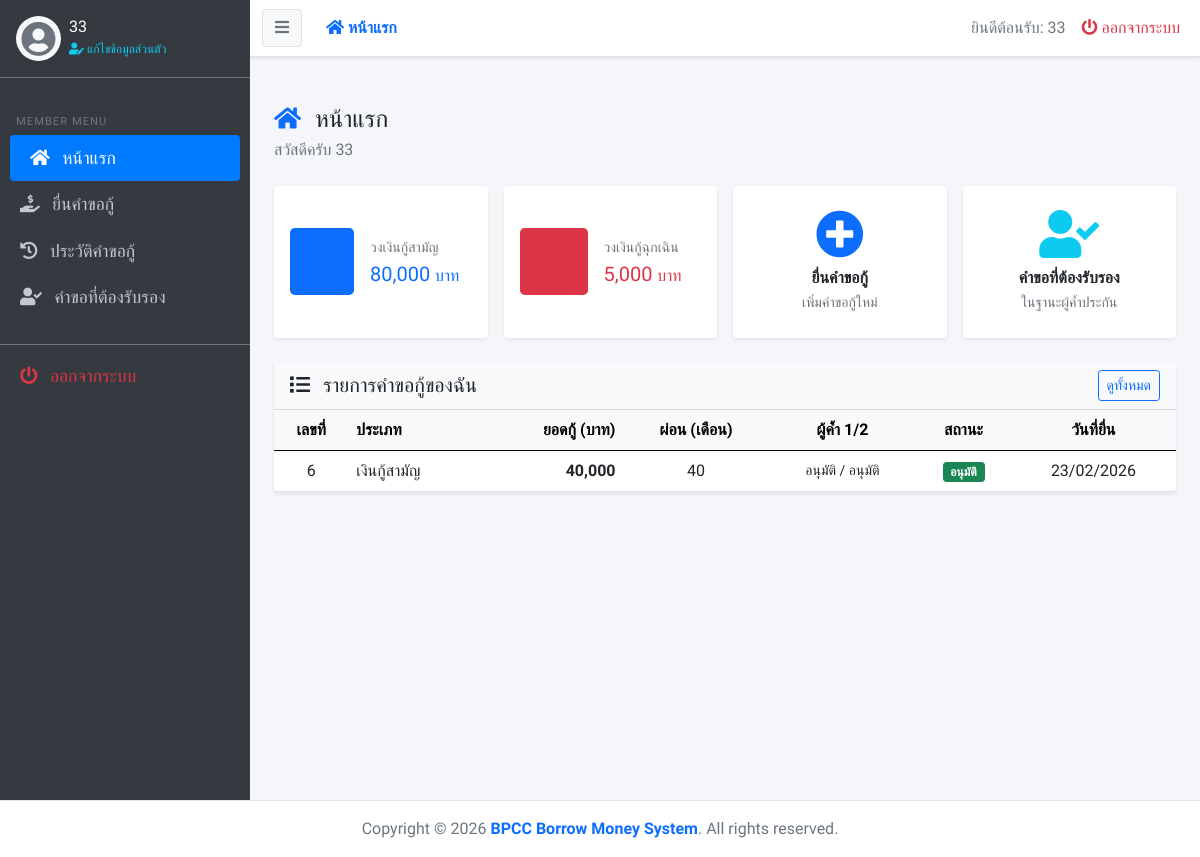
/user/index.php (signed in), run on the app's committed database.
### tables this page shows
CREATE TABLE `member` (
  `mem_id` varchar(13) NOT NULL,
  `mem_name` varchar(80) NOT NULL,
  `mem_address` text NOT NULL,
  `mem_phone` varchar(10) NOT NULL,
  `mem_status` int(1) UNSIGNED NOT NULL COMMENT '0=แอดมิน, 1=พนักงานคีย์ข้อมูล, 2=ครู, 3=เจ้าหน้าที่',
  `mem_username` varchar(20) NOT NULL,
  `mem_password` varchar(255) NOT NULL,
  `mem_amount_stock` int(10) UNSIGNED NOT NULL COMMENT 'จำนวนหุ้น',
  `mem_common_credit` int(10) UNSIGNED NOT NULL,
  `mem_emergency_credit` int(10) UNSIGNED NOT NULL,
  `mem_register_date` datetime NOT NULL
);

CREATE TABLE `borrow_request` (
  `br_id` int(10) UNSIGNED NOT NULL,
  `mem_id` varchar(13) NOT NULL,
  `br_type` varchar(50) NOT NULL COMMENT 'ชนิดการกู้เงิน',
  `br_amount` int(10) UNSIGNED NOT NULL,
  `br_months_pay` int(10) UNSIGNED NOT NULL,
  `guarantee_type` varchar(50) NOT NULL COMMENT 'ชนิดการค้ำประกัน',
  `guarantor_1` varchar(80) NOT NULL COMMENT 'ผู้ค้ำประกัน',
  `guarantor_2` varchar(80) NOT NULL COMMENT 'ผู้ค้ำประกัน',
  `guarantor_1_id` varchar(13) DEFAULT NULL COMMENT 'mem_id ผู้ค้ำคนที่ 1',
  `guarantor_2_id` varchar(13) DEFAULT NULL COMMENT 'mem_id ผู้ค้ำคนที่ 2',
  `guarantor_1_approve` tinyint(1) UNSIGNED DEFAULT 0 COMMENT '0=รอ 1=อนุมัติ 2=ไม่อนุมัติ',
  `guarantor_2_approve` tinyint(1) UNSIGNED DEFAULT 0 COMMENT '0=รอ 1=อนุมัติ 2=ไม่อนุมัติ',
  `guarantor_1_approve_date` datetime DEFAULT NULL,
  `guarantor_2_approve_date` datetime DEFAULT NULL,
  `br_details` text NOT NULL,
  `br_respond` text NOT NULL COMMENT 'ข้อความตอบกลับจากเจ้าหน้าที่',
  `br_status` tinyint(1) UNSIGNED NOT NULL,
  `br_approve_by` varchar(13) NOT NULL,
  `br_interest_rate` float UNSIGNED NOT NULL COMMENT 'อัตราดอกเบี้ย',
  `br_date_request` datetime NOT NULL,
  `br_date_approve` datetime NOT NULL
);

### user/index.php (the view, shortened to what this page needs)
<?php
$menu = "index";
include('../includes/header.php');
$mem_id = mysqli_real_escape_string($condb, $_SESSION['mem_id']);
$sql_mem = "SELECT mem_name, mem_common_credit, mem_emergency_credit FROM member WHERE mem_id = '$mem_id'";
$rs_mem = mysqli_query($condb, $sql_mem);
$member = mysqli_fetch_assoc($rs_mem);
$sql_br = "SELECT * FROM borrow_request WHERE mem_id = '$mem_id' ORDER BY br_id DESC LIMIT 10";
$rs_br = mysqli_query($condb, $sql_br);
function getTypeLabel($t) {
    return $t == 1 ? 'เงินกู้สามัญ' : 'เงินกู้ฉุกเฉิน';
}
function getStatusBadge($s) {
    if ($s == 1) return '<span class="badge bg-success">อนุมัติ</span>';
    return '-';
}
?>
<section class="content">
  <div class="container-fluid py-4">
    <div class="row mb-4">
      <div class="col-12">
        <h4 class="mb-1"><i class="fas fa-home me-2 text-primary"></i> หน้าแรก</h4>
        <p class="text-muted mb-0">สวัสดีครับ <?php echo htmlspecialchars($member['mem_name']); ?></p>
      </div>
    </div>
    <div class="row g-3 mb-4">
      <div class="col-md-6 col-xl-3">
        <div class="card border-0 shadow-sm h-100">
          <div class="card-body d-flex align-items-center">
            <div class="flex-shrink-0 bg-primary bg-opacity-10 rounded-3 p-3 me-3">
              <i class="fas fa-wallet text-primary fa-2x"></i>
            </div>
            <div>
              <p class="text-muted small mb-1">วงเงินกู้สามัญ</p>
              <h5 class="mb-0 text-primary"><?php echo number_format((int)$member['mem_common_credit']); ?> <small class="fs-6 fw-normal">บาท</small></h5>
            </div>
          </div>
        </div>
      </div>
      <div class="col-md-6 col-xl-3">
        <div class="card border-0 shadow-sm h-100">
          <div class="card-body d-flex align-items-center">
            <div class="flex-shrink-0 bg-danger bg-opacity-10 rounded-3 p-3 me-3">
              <i class="fas fa-first-aid text-danger fa-2x"></i>
            </div>
            <div>
              <p class="text-muted small mb-1">วงเงินกู้ฉุกเฉิน</p>
              <h5 class="mb-0 text-danger"><?php echo number_format((int)$member['mem_emergency_credit']); ?> <small class="fs-6 fw-normal">บาท</small></h5>
            </div>
          </div>
        </div>
      </div>
      <div class="col-md-6 col-xl-3">
        <a href="borrow.php" class="text-decoration-none">
          <div class="card border-0 shadow-sm h-100 border-primary border-2 hover-shadow">
            <div class="card-body d-flex align-items-center justify-content-center text-center">
              <div>
                <i class="fas fa-plus-circle text-primary fa-3x mb-2"></i>
                <p class="mb-0 fw-bold text-dark">ยื่นคำขอกู้</p>
                <small class="text-muted">เพิ่มคำขอกู้ใหม่</small>
              </div>
            </div>
          </div>
        </a>
      </div>
      <div class="col-md-6 col-xl-3">
        <a href="guarantor.php" class="text-decoration-none">
          <div class="card border-0 shadow-sm h-100">
            <div class="card-body d-flex align-items-center justify-content-center text-center">
              <div>
                <i class="fas fa-user-check text-info fa-3x mb-2"></i>
                <p class="mb-0 fw-bold text-dark">คำขอที่ต้องรับรอง</p>
                <small class="text-muted">ในฐานะผู้ค้ำประกัน</small>
              </div>
            </div>
          </div>
        </a>
      </div>
    </div>
    <div class="card border-0 shadow-sm">
      <div class="card-header bg-light d-flex justify-content-between align-items-center">
        <h5 class="mb-0"><i class="fas fa-list me-2"></i> รายการคำขอกู้ของฉัน</h5>
        <a href="history.php" class="btn btn-sm btn-outline-primary">ดูทั้งหมด</a>
      </div>
      <div class="card-body p-0">
        <?php if (mysqli_num_rows($rs_br) > 0): ?>
        <div class="table-responsive">
          <table class="table table-hover align-middle mb-0">
            <thead class="table-light">
              <tr>
                <th class="text-center">เลขที่</th>
                <th>ประเภท</th>
                <th class="text-end">ยอดกู้ (บาท)</th>
                <th class="text-center">ผ่อน (เดือน)</th>
                <th class="text-center">ผู้ค้ำ 1/2</th>
                <th class="text-center">สถานะ</th>
                <th class="text-center">วันที่ยื่น</th>
              </tr>
            </thead>
            <tbody>
              <?php while ($row = mysqli_fetch_assoc($rs_br)):
                $g1 = array_key_exists('guarantor_1_approve', $row) ? (int)$row['guarantor_1_approve'] : -1;
                $g2 = array_key_exists('guarantor_2_approve', $row) ? (int)$row['guarantor_2_approve'] : -1;
                $g1txt = $g1 === 0 ? 'รอ' : ($g1 === 1 ? 'อนุมัติ' : ($g1 === 2 ? 'ไม่อนุมัติ' : '-'));
                $g2txt = $g2 === 0 ? 'รอ' : ($g2 === 1 ? 'อนุมัติ' : ($g2 === 2 ? 'ไม่อนุมัติ' : '-'));
              ?>
              <tr>
                <td class="text-center"><?php echo (int)$row['br_id']; ?></td>
                <td><?php echo getTypeLabel($row['br_type']); ?></td>
                <td class="text-end fw-bold"><?php echo number_format($row['br_amount']); ?></td>
                <td class="text-center"><?php echo (int)$row['br_months_pay']; ?></td>
                <td class="text-center small"><?php echo $g1txt; ?> / <?php echo $g2txt; ?></td>
                <td class="text-center"><?php echo getStatusBadge($row['br_status']); ?></td>
                <td class="text-center"><?php echo date('d/m/Y', strtotime($row['br_date_request'])); ?></td>
              </tr>
              <?php endwhile; ?>
            </tbody>
          </table>
        </div>
        <?php endif; ?>
      </div>
    </div>
  </div>
</section>
<?php include('../includes/footer.php'); ?>

### includes/header.php (shortened to what this page needs)
<!DOCTYPE html>
<html lang="th">
<head>
  <link rel="stylesheet" href="../assets/plugins/bootstrap-5/bootstrap.min.css">
  <link rel="stylesheet" href="../assets/plugins/fontawesome-free/css/all.min.css">
  <link rel="stylesheet" href="../assets/plugins/datatables/css/dataTables.bootstrap5.min.css">
  <link rel="stylesheet" href="../assets/css/custom.css">
</head>
<body>
<div class="wrapper">
    <?php include(__DIR__ . '/sidebar.php'); ?>
    <div id="content">
        <?php include(__DIR__ . '/navbar.php'); ?>
        <div class="container-fluid py-4">

### includes/sidebar.php (shortened to what this page needs)
<nav id="sidebar">
    <div class="p-3 border-bottom border-secondary">
        <div class="d-flex align-items-center">
            <div class="flex-shrink-0">
                <div class="bg-light rounded-circle d-flex align-items-center justify-content-center shadow-sm" style="width: 45px; height: 45px;">
                    <i class="fas fa-user-circle text-secondary" style="font-size: 35px;"></i>
                </div>
            </div>
            <div class="flex-grow-1 ms-2 overflow-hidden">
                <h6 class="mb-0 text-white text-truncate"><?php echo htmlspecialchars($_SESSION['mem_name']); ?></h6>
                <small>
                    <a href="#" class="text-info text-decoration-none" style="font-size: 0.75rem;" data-bs-toggle="modal" data-bs-target="#profileModal">
                        <i class="fas fa-user-edit"></i> แก้ไขข้อมูลส่วนตัว
                    </a>
                </small>
            </div>
        </div>
    </div>
    <ul class="list-unstyled components">
        <?php if ($_SESSION["mem_status"] == 0 || $_SESSION["mem_status"] == 1) { ?>
            <li class="px-3 pb-1 text-uppercase text-muted" style="font-size: 0.7rem; letter-spacing: 1px;">Management</li>
            <li class="<?php echo ($menu == 'index') ? 'active' : ''; ?>">
                <a href="index.php"><i class="fas fa-chart-line me-2"></i> แผงควบคุม</a>
            </li>
            <li class="<?php echo ($menu == 'member') ? 'active' : ''; ?>">
                <a href="list_mem.php"><i class="fas fa-users me-2"></i> จัดการสมาชิก</a>
            </li>
            <li class="<?php echo ($menu == 'borrow_request') ? 'active' : ''; ?>">
                <a href="borrow_request.php"><i class="fas fa-file-signature me-2"></i> รายการคำขอกู้</a>
            </li>
            <li class="<?php echo ($menu == 'mustpay') ? 'active' : ''; ?>">
                <a href="mustpay.php"><i class="fas fa-calendar-check me-2"></i> รายการค้างชำระ</a>
            </li>
            <?php if ($_SESSION["mem_status"] == 0) { ?>
            <li class="<?php echo ($menu == 'system') ? 'active' : ''; ?>">
                <a href="system.php"><i class="fas fa-cogs me-2 text-warning"></i> ตั้งค่าระบบ</a>
            </li>
            <?php } ?>
            <li class="px-3 pt-3 pb-1 text-uppercase text-muted" style="font-size: 0.7rem; letter-spacing: 1px;">Reports</li>
            <li class="<?php echo ($menu == 'report_d') ? 'active' : ''; ?>">
                <a href="report_d.php"><i class="fas fa-calendar-day me-2 text-info"></i> รายงานรายวัน</a>
            </li>
            <li class="<?php echo ($menu == 'report_m') ? 'active' : ''; ?>">
                <a href="report_m.php"><i class="fas fa-calendar-alt me-2 text-warning"></i> รายงานรายเดือน</a>
            </li>
            <li class="<?php echo ($menu == 'report_y') ? 'active' : ''; ?>">
                <a href="report_y.php"><i class="fas fa-table me-2 text-success"></i> รายงานรายปี</a>
            </li>
        <?php } else { ?>
            <li class="px-3 pt-3 pb-1 text-uppercase text-muted" style="font-size: 0.7rem; letter-spacing: 1px;">Member Menu</li>
            <li class="<?php echo ($menu == 'index') ? 'active' : ''; ?>">
                <a href="index.php"><i class="fas fa-home me-2"></i> หน้าแรก</a>
            </li>
            <li class="<?php echo ($menu == 'borrow') ? 'active' : ''; ?>">
                <a href="borrow.php"><i class="fas fa-hand-holding-usd me-2"></i> ยื่นคำขอกู้</a>
            </li>
            <li class="<?php echo ($menu == 'history') ? 'active' : ''; ?>">
                <a href="history.php"><i class="fas fa-history me-2"></i> ประวัติคำขอกู้</a>
            </li>
            <li class="<?php echo ($menu == 'guarantor') ? 'active' : ''; ?>">
                <a href="guarantor.php"><i class="fas fa-user-check me-2"></i> คำขอที่ต้องรับรอง</a>
            </li>
        <?php } ?>
        <li class="mt-4 border-top border-secondary pt-2">
            <a href="../logout.php" class="text-danger" onclick="return confirm('คุณต้องการออกจากระบบใช่หรือไม่?');">
                <i class="fas fa-power-off me-2"></i> ออกจากระบบ
            </a>
        </li>
    </ul>
</nav>

### includes/navbar.php
<nav class="navbar navbar-expand-lg navbar-light bg-white shadow-sm border-bottom">
  <div class="container-fluid">
    <button type="button" id="sidebarCollapse" class="btn btn-light border text-secondary me-3">
      <i class="fas fa-bars"></i>
    </button>
    <ul class="navbar-nav me-auto mb-2 mb-lg-0">
      <li class="nav-item">
        <a class="nav-link <?php if ($menu == "index"){ echo "active fw-bold text-primary"; } ?>" href="index.php">
          <i class="fas fa-home"></i> หน้าแรก
        </a>
      </li>
      </ul>
    <ul class="navbar-nav ms-auto">
      <li class="nav-item d-none d-sm-inline-block">
        <span class="nav-link text-secondary">
            ยินดีต้อนรับ: <?php echo htmlspecialchars($_SESSION['mem_name']); ?>
        </span>
      </li>
      <li class="nav-item">
        <a href="../logout.php" class="nav-link text-danger" onclick="return confirm('ยืนยันการออกจากระบบ?');">
          <i class="fas fa-power-off"></i> ออกจากระบบ
        </a>
      </li>
    </ul>
  </div>
</nav>

### includes/footer.php (shortened to what this page needs)
</div> </div> </div> <footer class="bg-white text-center text-lg-start border-top mt-auto py-3">
  <div class="text-center text-secondary">
    Copyright &copy; <?php echo date('Y'); ?>
    <span class="text-primary fw-bold">BPCC Borrow Money System</span>. All rights reserved.
  </div>
</footer>
</body>
</html>

### assets/css/custom.css (style rules this page uses)
body { font-family: 'Kanit', sans-serif; background-color: #f4f6f9; overflow-x: hidden; }
.wrapper { display: flex; width: 100%; align-items: stretch; }
#sidebar { min-width: 250px; max-width: 250px; min-height: 100vh; background: #343a40; color: #fff; transition: all 0.3s; }
#sidebar ul.components { padding: 20px 0; }
#sidebar ul li a { padding: 10px 20px; font-size: 1.1em; display: block; color: #c2c7d0; text-decoration: none; }
#sidebar ul li.active > a { color: #fff; background: #007bff; border-radius: 4px; margin: 0 10px; width: auto; }
#content { width: 100%; min-height: 100vh; transition: all 0.3s; display: flex; flex-direction: column; }
.card { box-shadow: 0 0 1px rgba(0,0,0,.125), 0 1px 3px rgba(0,0,0,.2); border: 0; margin-bottom: 1rem; }
.card-header { background-color: transparent; border-bottom: 1px solid rgba(0,0,0,.125); }

### data on the page
member: mem_name "33", mem_common_credit "80,000", mem_emergency_credit "5,000"
borrow_request: br_id "6", br_type "เงินกู้สามัญ", br_amount "40,000", br_months_pay "40", guarantor_1_approve "อนุมัติ", guarantor_2_approve "อนุมัติ", br_status "อนุมัติ", br_date_request "23/02/2026"

### other printed values
$_SESSION['mem_name'] "33"
